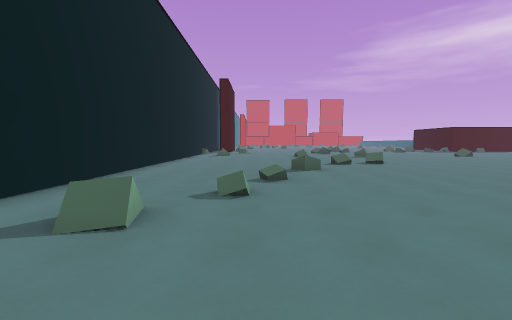
[1] (above)

18 first-person views from a walk through a 3-D level made in the Godot game engine. The camera is 1.5 m above the floor, tilts 4° down and sees 90° across. The floor is counted in squares, 2 m on a side. Each view is taken from the middle of a square. On the plan, view 1 faces up. The plan holds only what a view shows up to about 9 squares ahead; the rest is blank. The place goes on beyond the plan.

[2]
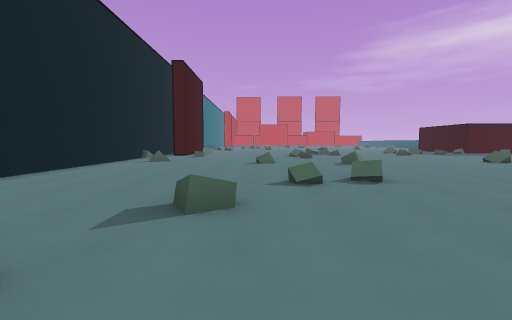

[3]
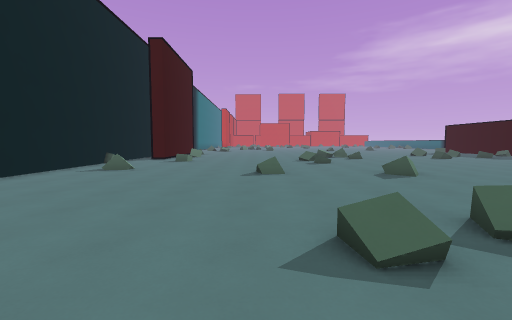

[4]
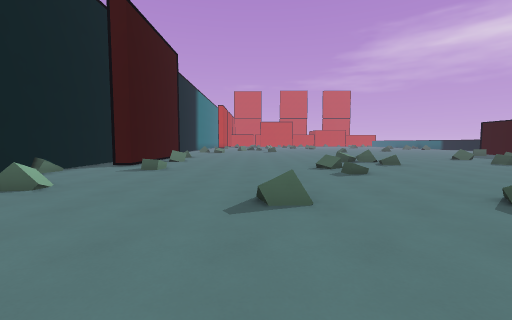

[5]
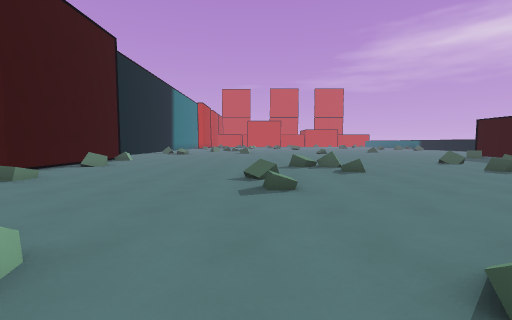

[6]
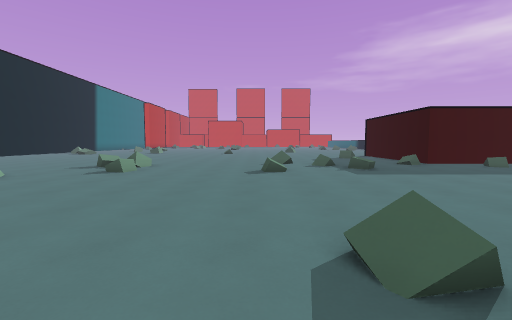

[7]
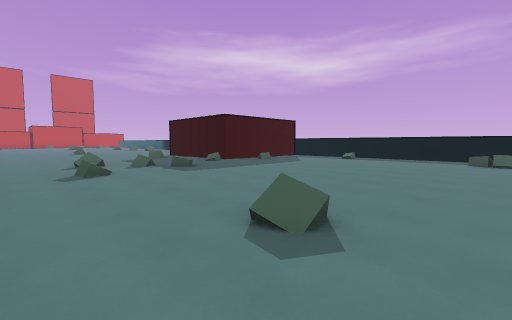

[8]
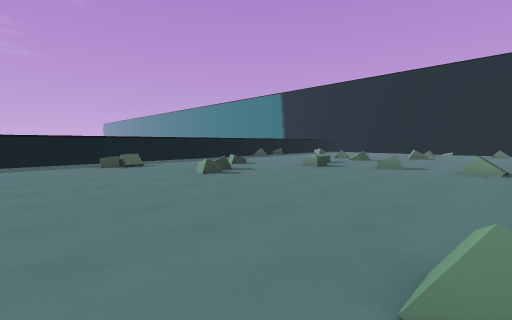

[9]
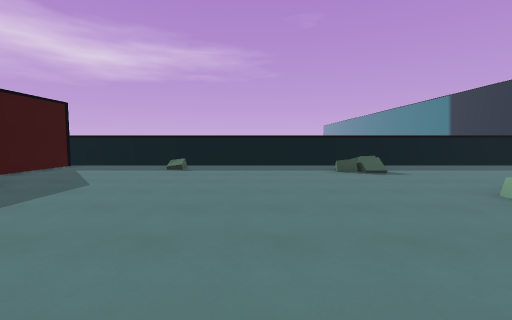

[10]
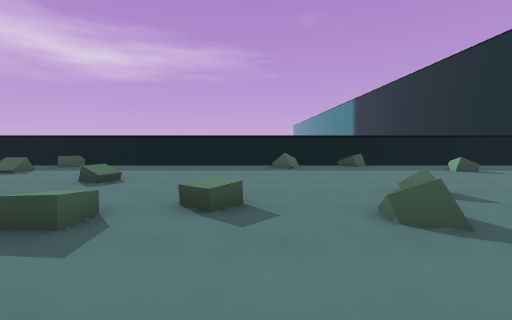

[11]
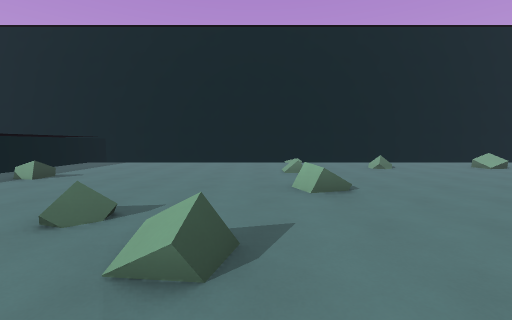

[12]
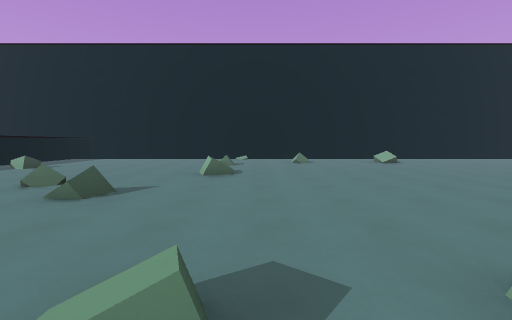

[13]
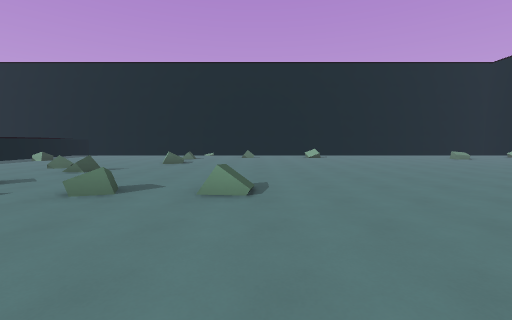

[14]
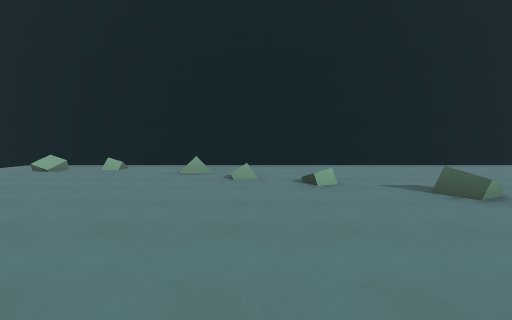

[15]
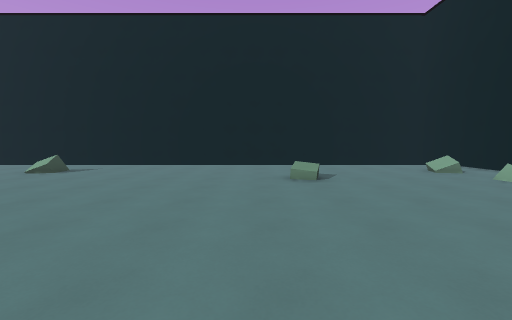

[16]
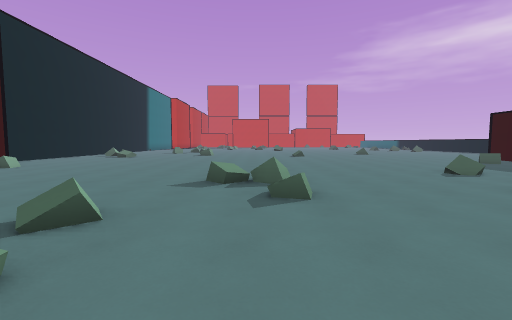

[17]
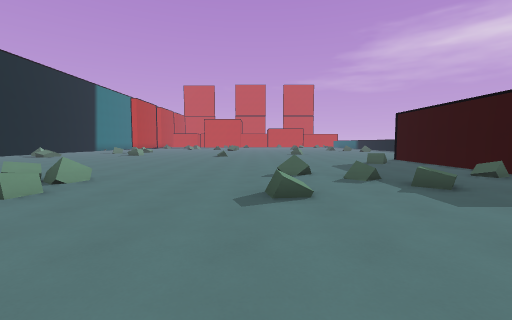

[18]
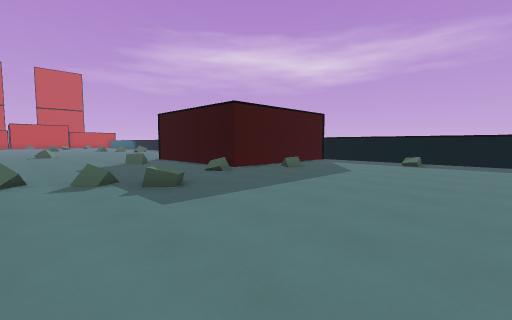

### Floor plan
Key: @ floor where view 1 was taken; # wall or solid block; . floor; / step, stairs or slope; = window, fence, low wall or low ledge.
Columns run from 4 left of view 1 to 22 right of it. Each row starts with its distance up from view 1.
 24   ................=.#
 23   #.................#
 22   #.................#
 21   #............=....#######
 20   #/.....==.....==...=....#
 19 #.#.......................#
 18 #.......=.................#
 17 #../....................=.#
 16 #.........................#
 15 #.........................#
 14 #.=............=..........#
 13 #........=.............//.#
 12 #....................../=/=
 11 #...................=.....#
 10 #....................=....#
  9 #......=/............./...#
  8 #.........................#
  7 #....=..........==........#
  6 #...................=.....#
  5 #.......................=.#
  4 #....................=....#
  3 #........................##
  2 #................./.......#
  1 #.......................=.#
  0 #./.@.............#.......#
 -1 #.=...=.....=.............#
 -2 #.........................#
 -3 #.........................#
 -4 ##

Where each view was taken, in squares from view 1:
view 1: 0 up, 0 right, facing up
view 2: 4 up, 2 right, facing up
view 3: 7 up, 2 right, facing up
view 4: 10 up, 2 right, facing up
view 5: 12 up, 4 right, facing up
view 6: 12 up, 10 right, facing up
view 7: 12 up, 9 right, facing up-right
view 8: 15 up, 11 right, facing down-right
view 9: 15 up, 13 right, facing right
view 10: 6 up, 13 right, facing right
view 11: 6 up, 15 right, facing down
view 12: 8 up, 13 right, facing down
view 13: 11 up, 11 right, facing down
view 14: 4 up, 5 right, facing left
view 15: 5 up, 3 right, facing down
view 16: 15 up, 6 right, facing up
view 17: 15 up, 10 right, facing up
view 18: 15 up, 11 right, facing up-right
